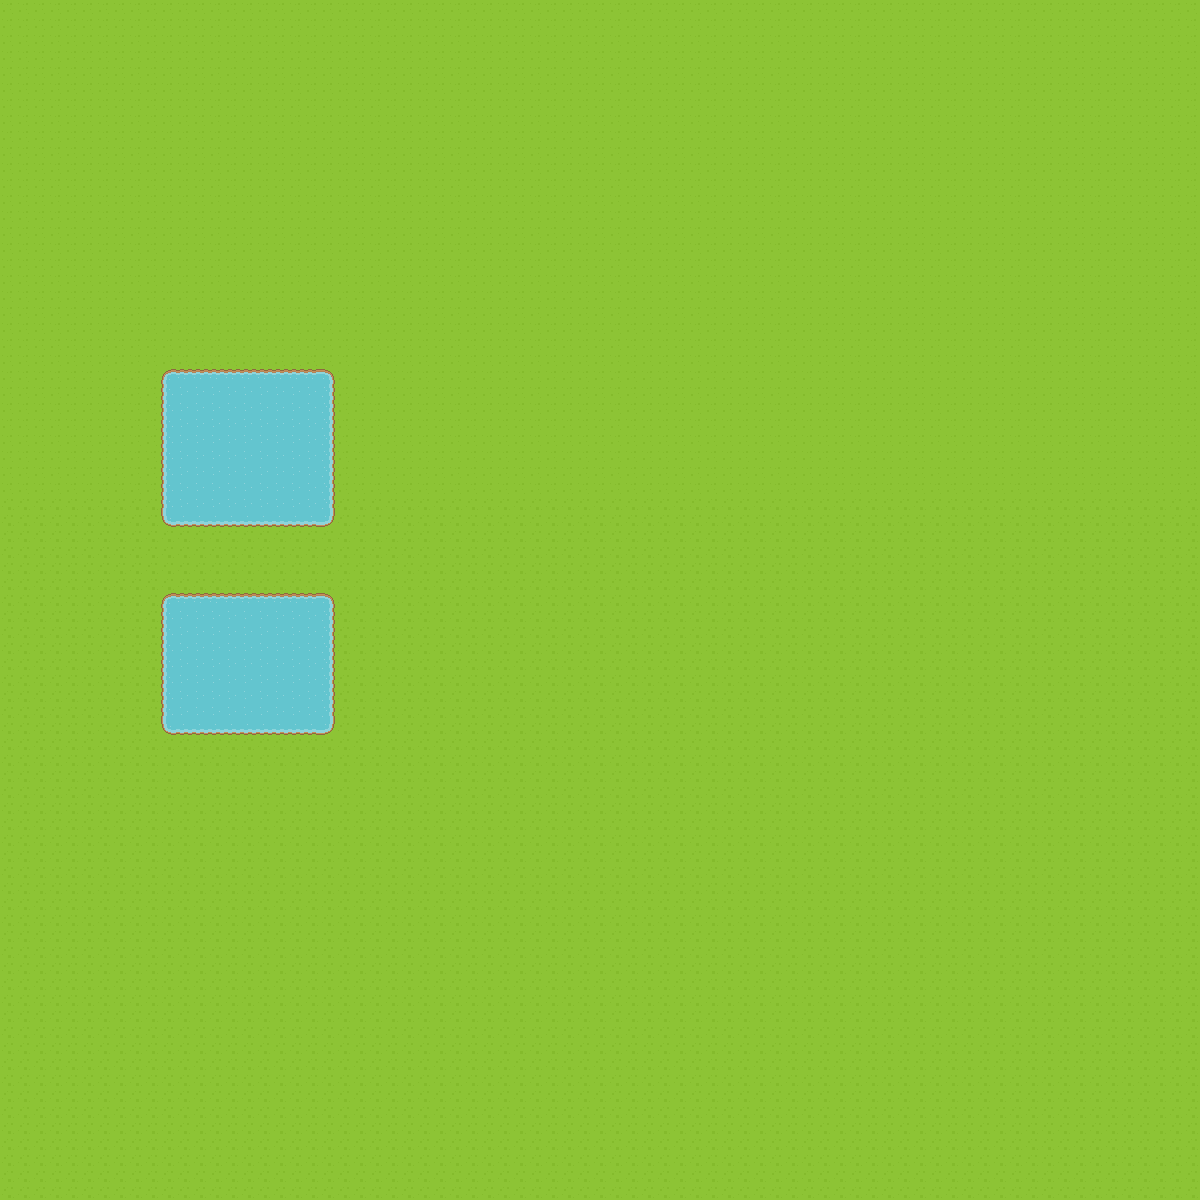

This game map was drawn from its Tiled (.tmx) file and the tilesets committed beside it. A one-line description and the trimmed map source follow:
An orthogonal 75x75 tile map with 16x16 px tiles, 1 tile layer (Tile Layer 1).

<map version="1.2" tiledversion="1.2.0" orientation="orthogonal" renderorder="left-down" width="75" height="75" tilewidth="16" tileheight="16" infinite="0" nextlayerid="3" nextobjectid="1">
 <tileset firstgid="1" source="base_tileset.tsx" />
 <layer id="1" name="Tile Layer 1" width="75" height="75" locked="1">
  <data>[5625 cells, 5625 non-empty, 11 distinct tile ids]</data>
 </layer>
</map>
